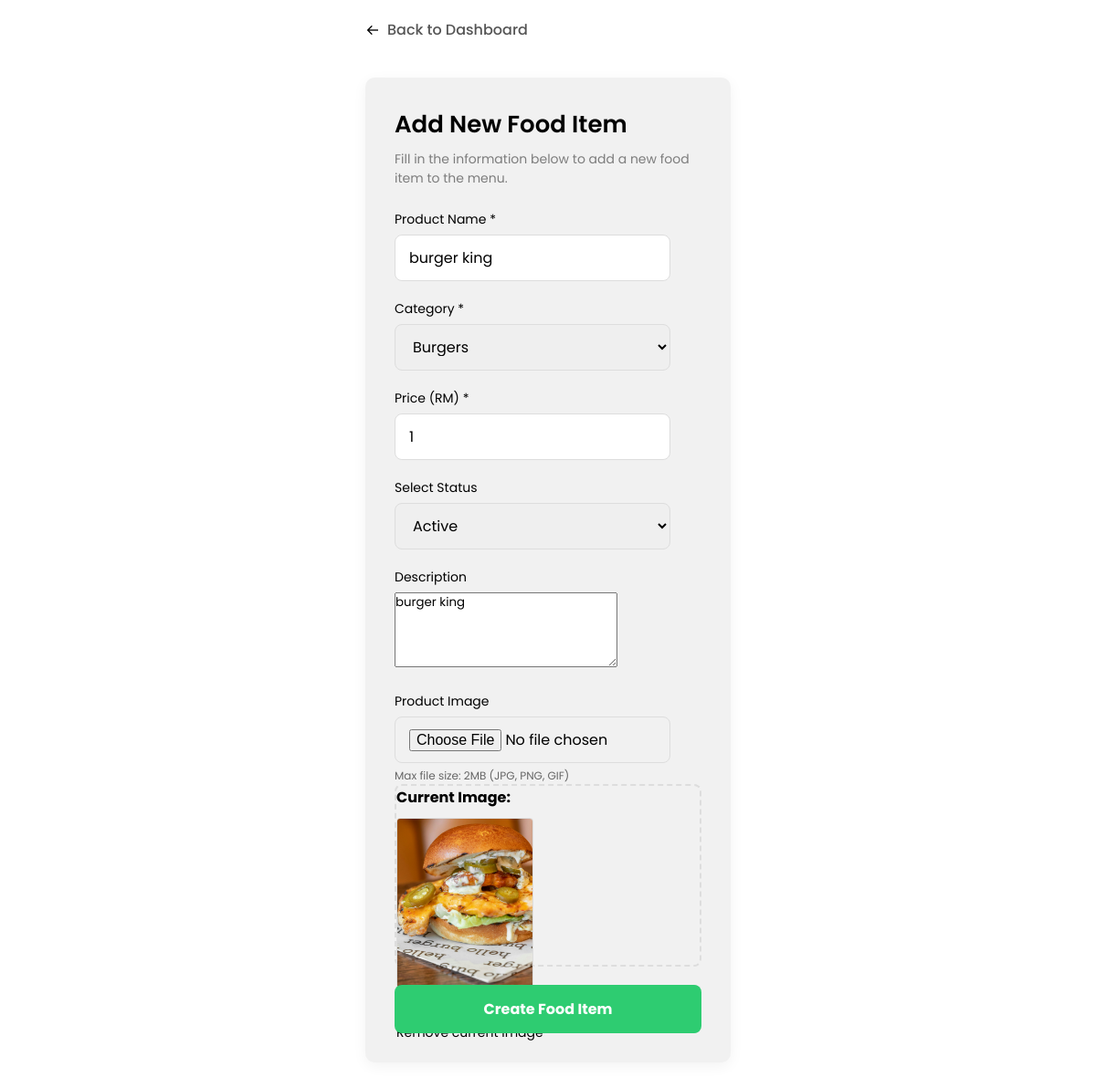
The page /me/update-food-item.php?id=11 on the database its author committed.
### tables this page shows
CREATE TABLE `foods` (
  `foodId` int(10) UNSIGNED NOT NULL,
  `name` varchar(150) NOT NULL,
  `description` text NOT NULL,
  `price` decimal(10,0) NOT NULL,
  `image` varchar(255) NOT NULL,
  `categoryId` int(10) UNSIGNED NOT NULL,
  `active` enum('active','inactive') NOT NULL
);

### me/update-food-item.php (the view, shortened to what this page needs)
<?php
require_once '../foodDB.php';
$food = null;
if (isset($_GET['id']) && is_numeric($_GET['id'])) {
    $id = intval($_GET['id']);
    $stmt = $conn->prepare("SELECT * FROM foods WHERE foodId = ?");
    $stmt->bind_param("i", $id);
    $stmt->execute();
    $result = $stmt->get_result();
    if ($result->num_rows > 0) {
        $food = $result->fetch_assoc();
    } else {
        die("<div class=''>Error: Food ID not found. <a href='dashboard.php'>Go Back</a></div>");
    }
} else {
    if ($_SERVER['REQUEST_METHOD'] !== 'POST') {
        die("<div class=''>Error: Invalid Request. <a href='dashboard.php'>Go Back</a></div>");
    }
}
?>
<!DOCTYPE html>
<html lang="en">
<head>
    <link href='https://unpkg.com/boxicons@2.1.2/css/boxicons.min.css' rel='stylesheet'>
    <link rel="stylesheet" href="/styles/homepage.css">
</head>
<body>
    <div class="content">
        <div class="">
            <a href="dashboard.php" class="btn-back">
                <i class='bx bx-arrow-back arrow-back'></i> Back to Dashboard
            </a>
        </div>
        <?php if ($food): ?>
            <div class="form-card">
                <div class="card-header">
                    <h1 class="title">Add New Food Item</h1>
                    <p class="subtitle">Fill in the information below to add a new food item to the menu.</p>
                </div>
                <form action="update-food-item.php?id=<?php echo $food['foodId']; ?>" method="POST"
                    enctype="multipart/form-data" class="styled-form">
                    <div class="form-group">
                        <label for="name">Product Name *</label>
                        <input type="text" id="name" name="name" class="form-control"
                            value="<?php echo htmlspecialchars($food['name']); ?>" required>
                    </div>
                    <div class="form-group">
                        <label for="category">Category *</label>
                        <select id="category" name="category" class="form-control" required>
                            <?php
                            $cat_sql = "SELECT * FROM food_categories ORDER BY title";
                            $cat_result = $conn->query($cat_sql);
                            if ($cat_result) {
                                while ($cat = $cat_result->fetch_assoc()) {
                                    $selected = ($food['categoryId'] == $cat['categoryId']) ? 'selected' : '';
                                    echo "<option value='" . $cat['categoryId'] . "' $selected>" . htmlspecialchars($cat['title']) . "</option>";
                                }
                            }
                            ?>
                        </select>
                    </div>
                    <div class="form-group" style="flex: 1;">
                        <label for="price">Price (RM) *</label>
                        <input type="number" id="price" name="price" class="form-control" step="0.01" min="0"
                            value="<?php echo htmlspecialchars($food['price']); ?>" required>
                    </div>
                    <div class="form-group">
                        <label for="active">Select Status</label>
                        <select name="active" class="form-control" required>
                            <option value="active" <?= $food['active'] == 'active' ? 'selected' : '' ?>>Active</option>
                        </select>
                    </div>
                    <div class="form-group">
                        <label for="description">Description</label>
                        <textarea id="description" name="description" class="form-control"
                            rows="4"><?php echo htmlspecialchars($food['description']); ?></textarea>
                    </div>
                    <div class="form-group">
                        <label for="image">Product Image</label>
                        <input type="file" id="image" name="image" accept="image/png, image/jpeg, image/gif">
                        <div style="font-size: 12px; color: #666; margin-top: 5px;">Max file size: 2MB (JPG, PNG, GIF)</div>
                        <?php if (!empty($food['image'])): ?>
                            <div id="imagePreview">
                                <div style="display: flex; flex-direction: column; gap: 10px;">
                                    <p style="margin: 0; font-weight: bold;">Current Image:</p>
                                    <img src="../uploads/menu/<?php echo htmlspecialchars($food['image']); ?>"
                                        alt="Current Product Image"
                                        style="max-width: 150px; border-radius: 4px; border: 1px solid #ddd;">
                                    <div>
                                        <label for="remove_image" style="display: inline;">Remove current image</label>
                                    </div>
                                </div>
                            </div>
                        <?php else: ?>
                            <div style="margin-top: 10px; color: #888; font-style: italic;">No image currently uploaded.</div>
                        <?php endif; ?>
                    </div>
                    <div class="form-actions">
                        <button type="submit" id="submitBtn" class="btn-save">
                            <i class="fas fa-plus"></i> Create Food Item
                        </button>
                    </div>
                </form>
            </div>
        <?php endif; ?>
</body>
</html>

### designs/styles/homepage.css (style rules this page uses)
* { padding: 0; margin: 0; box-sizing: border-box; font-family: 'Poppins', sans-serif; scroll-behavior: smooth; list-style: none; text-decoration: none; }
:root { --primary-color: #eb4034; --text-color: #181818; --background-color: #fff; --primary-text-size: 5rem; --secondary-text-size: 4rem; --about-text-size: 50px; --p-text-size: 1.5rem; --button-color: white; --dropdown-width: 160px; --dropdown-background: white; --dropdown-color: black; }
body { background: var(--background-color); }

### me/update-food-item.php (style rules this page uses)
body { display: flex; justify-content: center; align-items: center; min-height: 80vh; padding: 20px; font-family: 'Poppins', sans-serif; }
.form-card { background: #f1f1f1; width: 400px; margin: 20px auto; padding: 32px; border-radius: 10px; box-shadow: 0 4px 15px rgba(0, 0, 0, 0.05); }
.title { margin: 0; font-size: 26px; font-weight: 600; align-items: center; }
.subtitle { margin: 8px 0 24px; font-size: 14px; color: #7d7d7d; }
.styled-form .form-group { margin-bottom: 20px; }
.styled-form label { display: flex; margin-bottom: 6px; font-size: 14px; gap: 2px; }
.styled-form input, .styled-form select { width: 90%; padding: 12px 15px; border: 1px solid #ddd; border-radius: 8px; font-size: 1rem; transition: border-color 0.3s, box-shadow 0.3s; }
.btn-save { background: #2ecc71; color: white; border: none; padding: 14px 25px; border-radius: 8px; font-weight: bold; cursor: pointer; width: 100%; font-size: 1rem; transition: background 0.2s; }
.arrow-back { color: black; }
.btn-back { display: inline-flex; align-items: center; gap: 8px; text-decoration: none; color: #555; font-weight: 500; margin-bottom: 20px; }
#imagePreview { width: 100%; max-height: 200px; object-fit: cover; border-radius: 8px; border: 2px dashed #ddd; }

### rows shown on the page
foods: name "burger king", price "1", active "Active", description "burger king", image (picture)

### other values the page prints
form field category "Burgers"
